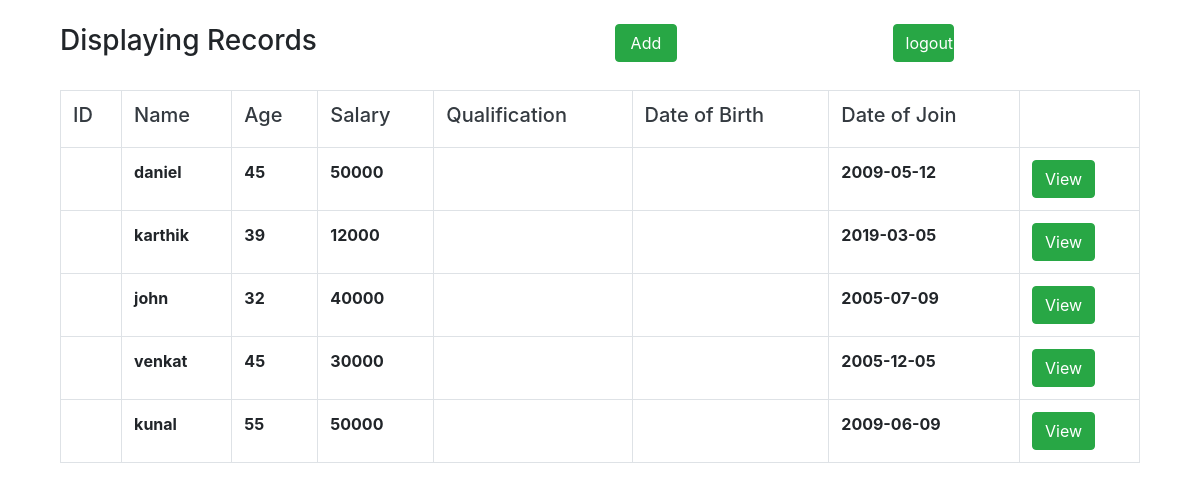
Page /display.php (signed in) on the committed database.
### tables this page shows
CREATE TABLE `employee` (
  `staff_id` int(11) NOT NULL,
  `name` varchar(20) NOT NULL,
  `age` int(11) NOT NULL,
  `date_of-birth` date NOT NULL,
  `date_of_join` date NOT NULL,
  `salary` int(11) NOT NULL,
  `department` varchar(20) NOT NULL
);

### display.php (the view, shortened to what this page needs)
<!DOCTYPE html>
<html>
<head>
	<link href="https://stackpath.bootstrapcdn.com/bootstrap/4.1.1/css/bootstrap.min.css" rel="stylesheet">
</head>
<body>
<div class="container">
	<div class="col-lg-12"><br>
		<div class="row">
		<h3 class="col-lg-6">Displaying Records</h3>
        <a href="insert.php" class="col-lg-3"><button class="btn btn-success col-lg-3">Add</button></a> <a href="logout.php" class="col-lg-3"><button class="btn btn-success col-lg-3" name="logout">logout</button></a>
    </div><br>
		<table class="table table-stripped table-hover table-bordered">
			<tr class="text-dark">
				<th><h5>ID</h5></th>
				<th><h5>Name</h5></th>
				<th><h5>Age</h5></th>
				<th><h5>Salary</h5></th>
				<th><h5>Qualification</h5></th>
				<th><h5>Date of Birth</h5></th>
				<th><h5>Date of Join</h5></th>
			</tr>
			<?php
include 'conn.php';
$q="select * from employee";
$query = mysqli_query($conn,$q);
while ($res = mysqli_fetch_array($query)) {
?>
			<tr>
				<th><?php echo $res['id'] ?></th>
				<th><?php echo $res['name'] ?></th>
				<th><?php echo $res['age'] ?></th>
				<th><?php echo $res['salary'] ?></th>
				<th><?php echo $res['qualification'] ?></th>
				<th><?php echo $res['date_of_birth'] ?></th>
				<th><?php echo $res['date_of_join'] ?></th>
				<th><a  href="update.php?id=<?php echo $res['id']; ?>" class="text-white"><button class="btn btn-success">View</button></a></th>
			</tr>
<?php }
?>
		</table>
	</div>
</div>
</body>
</html>

### rows in the picture
employee: name "daniel", age "45", salary "50000", date_of_join "2009-05-12"
employee: name "karthik", age "39", salary "12000", date_of_join "2019-03-05"
employee: name "john", age "32", salary "40000", date_of_join "2005-07-09"
employee: name "venkat", age "45", salary "30000", date_of_join "2005-12-05"
employee: name "kunal", age "55", salary "50000", date_of_join "2009-06-09"
